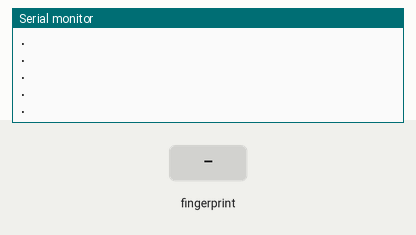
A sketch run on a simulated Arduino Mega 2560, built with avr-gcc and run on an emulated ATmega2560. On the bench: the last lines printed to the serial monitor. The inputs (shaded band) are chosen by the test bench.

Above: at 2.1 s.
2.2 s: finger stored as number 1 placed on the sensor
At 3.9 s:
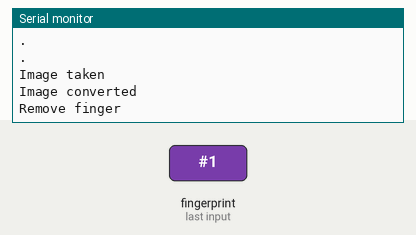
6.0 s: finger stored as number 1 placed on the sensor
At 7.7 s:
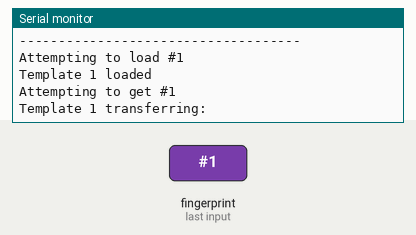

Measured:
- after the input at 2.2 s, the serial monitor: prints a new line at once (image 1)
- after the input at 6.0 s, the serial monitor: prints a new line after 0.20 s (image 2)

The sketch:

EnrollFingerprint.ino
```cpp
#include <Adafruit_Fingerprint_new.h>
#include <string.h>
#define myserial Serial2

Adafruit_Fingerprint finger = Adafruit_Fingerprint(&myserial);
void setup() {
  Serial.begin(9600);
  while (!Serial);  // For Yun/Leo/Micro/Zero/...
  delay(100);
  Serial.println("\n\nDeleting all fingerprint templates!");
  finger.begin(9600);

  if (finger.verifyPassword()) {
    Serial.println("Found fingerprint sensor!");
  } else {
    Serial.println("Did not find fingerprint sensor :(");
    while (1){ delay(1); };
  }

  finger.emptyDatabase();

  Serial.println("Now database is empty :)");
  Serial.println("\n\nAdafruit Fingerprint sensor enrollment");

  // set the data rate for the sensor serial port
  Serial.println(F("Reading sensor parameters"));
  uint8_t id = 1;
  Serial.print("Enrolling ID #");
  Serial.println(id);

  getFingerprintEnroll(id);
  downloadFingerprintTemplate(id);
}

uint8_t readnumber(void) {
  uint8_t num = 0;

  while (num == 0) {
    while (! Serial.available());
    num = Serial.parseInt();
  }
  return num;

}

void loop() {

}

uint8_t getFingerprintEnroll(uint8_t id) {
  int p = -1;
  Serial.print("Waiting for valid finger to enroll as #"); Serial.println(id);
  while (p != FINGERPRINT_OK) {
    p = finger.getImage();
    switch (p) {
    case FINGERPRINT_OK:
      Serial.println("Image taken");
      break;
    case FINGERPRINT_NOFINGER:
      Serial.println(".");
      break;
    case FINGERPRINT_PACKETRECIEVEERR:
      Serial.println("Communication error");
      break;
    case FINGERPRINT_IMAGEFAIL:
      Serial.println("Imaging error");
      break;
    default:
      Serial.println("Unknown error");
      break;
    }
  }

  // OK success!

  p = finger.image2Tz(1);
  switch (p) {
    case FINGERPRINT_OK:
      Serial.println("Image converted");
      break;
    case FINGERPRINT_IMAGEMESS:
      Serial.println("Image too messy");
      return p;
    case FINGERPRINT_PACKETRECIEVEERR:
      Serial.println("Communication error");
      return p;
    case FINGERPRINT_FEATUREFAIL:
      Serial.println("Could not find fingerprint features");
      return p;
    case FINGERPRINT_INVALIDIMAGE:
      Serial.println("Could not find fingerprint features");
      return p;
    default:
      Serial.println("Unknown error");
      return p;
  }

  Serial.println("Remove finger");
  delay(2000);
  p = 0;
  while (p != FINGERPRINT_NOFINGER) {
    p = finger.getImage();
  }
  Serial.print("ID "); Serial.println(id);
  p = -1;
  Serial.println("Place same finger again");
  while (p != FINGERPRINT_OK) {
    p = finger.getImage();
    switch (p) {
    case FINGERPRINT_OK:
      Serial.println("Image taken");
      break;
    case FINGERPRINT_NOFINGER:
      Serial.print(".");
      break;
    case FINGERPRINT_PACKETRECIEVEERR:
      Serial.println("Communication error");
      break;
    case FINGERPRINT_IMAGEFAIL:
      Serial.println("Imaging error");
      break;
    default:
      Serial.println("Unknown error");
      break;
    }
  }

  // OK success!

  p = finger.image2Tz(2);
  switch (p) {
    case FINGERPRINT_OK:
      Serial.println("Image converted");
      break;
    case FINGERPRINT_IMAGEMESS:
      Serial.println("Image too messy");
      return p;
    case FINGERPRINT_PACKETRECIEVEERR:
      Serial.println("Communication error");
      return p;
    case FINGERPRINT_FEATUREFAIL:
      Serial.println("Could not find fingerprint features");
      return p;
    case FINGERPRINT_INVALIDIMAGE:
      Serial.println("Could not find fingerprint features");
      return p;
    default:
      Serial.println("Unknown error");
      return p;
  }

  // OK converted!
  Serial.print("Creating model for #");  Serial.println(id);

  p = finger.createModel();
  if (p == FINGERPRINT_OK) {
    Serial.println("Prints matched!");
  } else if (p == FINGERPRINT_PACKETRECIEVEERR) {
    Serial.println("Communication error");
    return p;
  } else if (p == FINGERPRINT_ENROLLMISMATCH) {
    Serial.println("Fingerprints did not match");
    return p;
  } else {
    Serial.println("Unknown error");
    return p;
  }

  Serial.print("ID "); Serial.println(id);
  p = finger.storeModel(id);
  if (p == FINGERPRINT_OK) {
    Serial.println("Stored!");
  } else if (p == FINGERPRINT_PACKETRECIEVEERR) {
    Serial.println("Communication error");
    return p;
  } else if (p == FINGERPRINT_BADLOCATION) {
    Serial.println("Could not store in that location");
    return p;
  } else if (p == FINGERPRINT_FLASHERR) {
    Serial.println("Error writing to flash");
    return p;
  } else {
    Serial.println("Unknown error");
    return p;
  }

  return true;
}

uint8_t downloadFingerprintTemplate(uint16_t id)
{
  char message[4096]="";
  Serial.println("------------------------------------");
  Serial.print("Attempting to load #"); Serial.println(id);
  uint8_t p = finger.loadModel(id);
  switch (p) {
    case FINGERPRINT_OK:
      Serial.print("Template "); Serial.print(id); Serial.println(" loaded");
      break;
    case FINGERPRINT_PACKETRECIEVEERR:
      Serial.println("Communication error");
      return p;
    default:
      Serial.print("Unknown error "); Serial.println(p);
      return p;
  }

  // OK success!

  Serial.print("Attempting to get #"); Serial.println(id);
  p = finger.getModel();
  switch (p) {
    case FINGERPRINT_OK:
      Serial.print("Template "); Serial.print(id); Serial.println(" transferring:");
      break;
    default:
      Serial.print("Unknown error "); Serial.println(p);
      return p;
  }

  // one data packet is 267 bytes. in one data packet, 11 bytes are 'usesless' :D
  uint8_t bytesReceived[534]; // 2 data packets
  memset(bytesReceived, 0xff, 534);

  uint32_t starttime = millis();
  int i = 0;
  while (i < 534 && (millis() - starttime) < 20000) {
    if (myserial.available()) {
      bytesReceived[i++] = myserial.read();
    }
  }
  Serial.print(i); Serial.println(" bytes read.");
  Serial.println("Decoding packet...");

  uint8_t fingerTemplate[512]; // the real template
  memset(fingerTemplate, 0xff, 512);

  // filtering only the data packets
  int uindx = 9, index = 0;
  memcpy(fingerTemplate + index, bytesReceived + uindx, 256);   // first 256 bytes
  uindx += 256;       // skip data
  uindx += 2;         // skip checksum
  uindx += 9;         // skip next header
  index += 256;       // advance pointer
  memcpy(fingerTemplate + index, bytesReceived + uindx, 256);   // second 256 bytes

  for (int i = 0; i < 512; ++i) {
    char tmp[16]="";
    char format[128]="";

    sprintf(format, "%%.%dX", 2);

    sprintf(tmp, format, fingerTemplate[i]);
    //Serial.print("0x");
    Serial.print(tmp);
    //Serial.print(", ");
    //strcat(message,"0x");
    strcat(message,tmp);
  }
  Serial.println("\ndone.");
  Serial.println(message);
  return p;

  /*
    uint8_t templateBuffer[256];
    memset(templateBuffer, 0xff, 256);  //zero out template buffer
    int index=0;
    uint32_t starttime = millis();
    while ((index < 256) && ((millis() - starttime) < 1000))
    {
    if (mySerial.available())
    {
      templateBuffer[index] = mySerial.read();
      index++;
    }
    }

    Serial.print(index); Serial.println(" bytes read");

    //dump entire templateBuffer.  This prints out 16 lines of 16 bytes
    for (int count= 0; count < 16; count++)
    {
    for (int i = 0; i < 16; i++)
    {
      Serial.print("0x");
      Serial.print(templateBuffer[count*16+i], HEX);
      Serial.print(", ");
    }
    Serial.println();
    }*/
}


void printHex(int num, int precision) {
  char tmp[16];
  char format[128];

  sprintf(format, "%%.%dX", precision);

  sprintf(tmp, format, num);

  Serial.print(tmp);
  Serial.print("'");
}
```
